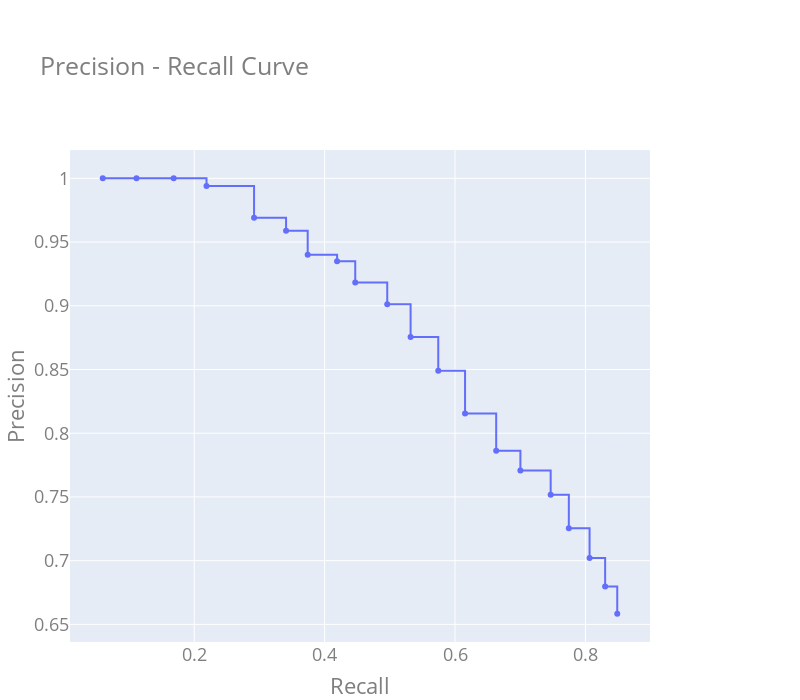

Notebook code for this chart:
### Code cell
import plotly.express as px
import plotly.graph_objects as go

fig = go.Figure()

fig.add_trace(
    go.Scatter(
        x = pr_pairs['Recall'],
        y = pr_pairs['Precision'],
        mode ="lines+markers",
        line_shape='vh',
        text='asdasd'
    )
)
fig.update_traces(textposition='top center')
fig.update_layout(
    title="Precision - Recall Curve",
    margin=dict(l=20, r=150, t=150, b=20),
    xaxis_title="Recall",
    yaxis_title="Precision",
    font=dict(
        size=18,
        color="#7f7f7f"
    ),
    width=800,
    height=700,
    
)

fig.show()

### Figure 1 — Plotly figure (JSON) as saved in the notebook; plotly's stock layout.template omitted (floating-point values rounded to 4 significant figures)
{"data": [{"line": {"shape": "vh"}, "mode": "lines+markers", "text": "asdasd", "textposition": "top center", "type": "scatter", "x": [0.8488, 0.8302, 0.8064, 0.7745, 0.7467, 0.7003, 0.6631, 0.6154, 0.5743, 0.5318, 0.496, 0.4469, 0.4191, 0.374, 0.3408, 0.2918, 0.2188, 0.1684, 0.1114, 0.05968], "y": [0.6584, 0.6797, 0.7021, 0.7255, 0.7517, 0.7708, 0.7862, 0.8155, 0.849, 0.8755, 0.9012, 0.9183, 0.9349, 0.94, 0.959, 0.9692, 0.994, 1, 1, 1]}], "layout": {"font": {"color": "#7f7f7f", "size": 18}, "height": 700, "margin": {"b": 20, "l": 20, "r": 150, "t": 150}, "title": {"text": "Precision - Recall Curve"}, "width": 800, "xaxis": {"title": {"text": "Recall"}}, "yaxis": {"title": {"text": "Precision"}}}}
